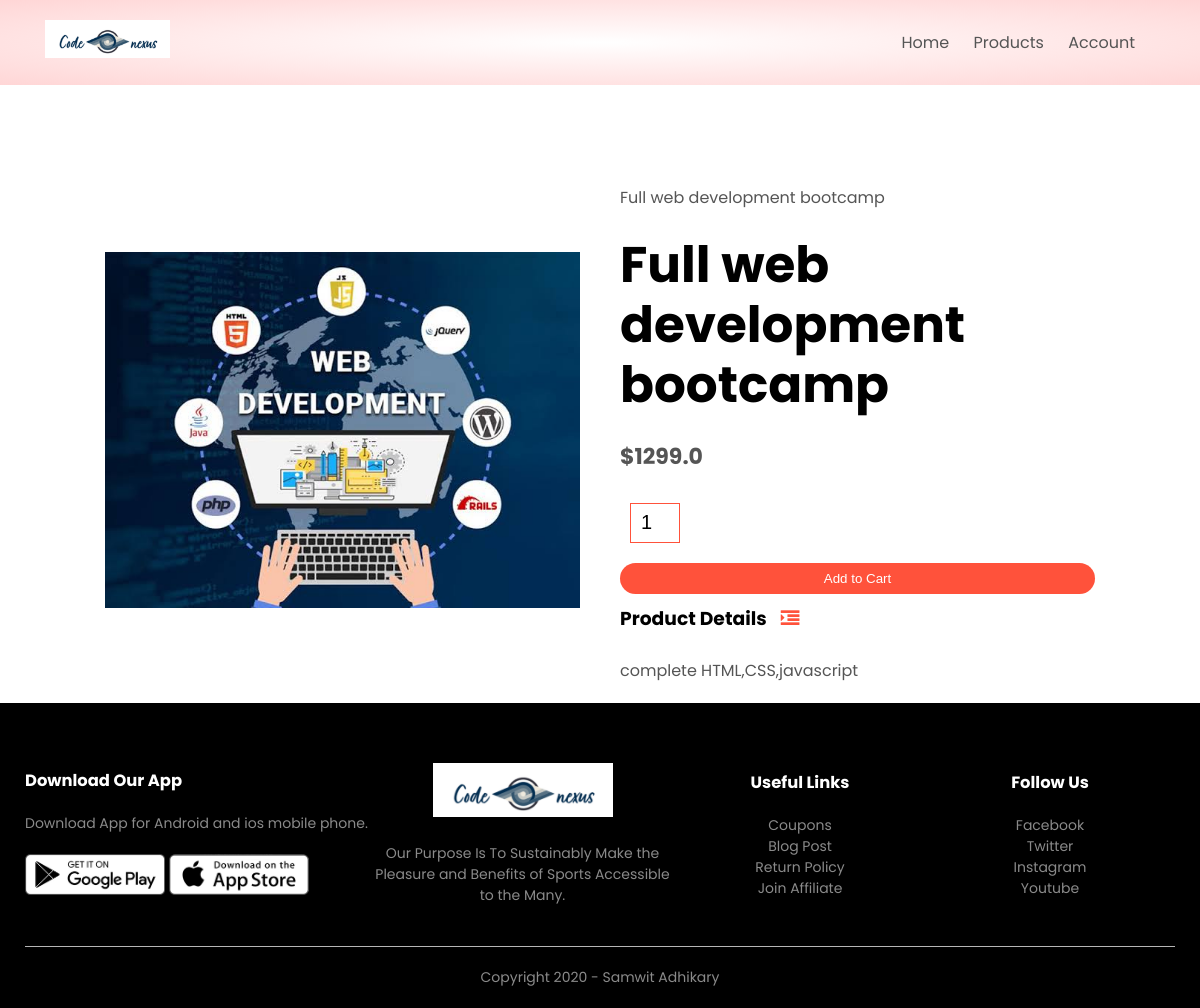
The page /product_details/5 on the database its author committed.
### products/models.py (models this page shows, shortened)
class Product(models.Model):
    LIVE=1
    DELETE=0
    DELETE_CHOICES=((LIVE,'Live'),(DELETE,'Delete'))
    title=models.CharField(max_length=200)
    price=models.FloatField()
    description=models.TextField()
    image=models.ImageField(upload_to='media/')
    priority=models.IntegerField(default=0)
    delete_status=models.IntegerField(choices=DELETE_CHOICES,default=LIVE)
    created_at=models.DateTimeField(auto_now_add=True)
    updated_at=models.DateTimeField(auto_now_add=True)

### products/views.py (the view)
# urls.py: path('product_details/<pk>', views.detail_product,name='detail_product'),
def detail_product(request,pk):
    product=Product.objects.get(pk=pk)
    context={'product':product}
    return render(request,'product_detail.html',context)

### templates/product_detail.html
{% extends 'blank_layout.html' %}
{% block content %}
{% include 'product_description.html' %}
{% endblock content %}

### templates/product_description.html (shortened to what this page needs)
{% load static %}
<div class="small-container single-product">
    <div class="row">
        <div class="col-2">
            <img src="{{ product.image.url }}" width="100%" id="ProductImg">
        </div>
        <div class="col-2">
            <p>{{ product.title }}</p>
            <h1>{{ product.title }}</h1>
            <h4>${{ product.price }}</h4>
            <form method="post" action="{% url 'add_to_cart' %}" enctype="multipart/form-data"?>
            <input type="number" name="quantity" value="1">
            <button type="submit" class="btn">Add to Cart</button>
            </form>
            <h3>Product Details <i class="fa fa-indent"></i></h3>
            <br>
            <p>{{ product.description }}</p>
        </div>
    </div>
</div>

### static/css/style.css (style rules this page uses)
* { margin: 0; padding: 0; box-sizing: border-box; }
body { font-family: 'Poppins', sans-serif; }
p { color: #555; }
.row { display: flex; align-items: center; flex-wrap: wrap; justify-content: space-around; }
.col-2 { flex-basis: 50%; min-width: 300px; }
.col-2 img { max-width: 100%; padding: 50px 0; }
.col-2 h1 { font-size: 50px; line-height: 60px; margin: 25px 0; }
.btn { display: inline-block; background: #ff523b; color: white; padding: 8px 30px; margin: 30px 0; border-radius: 30px; transition: background 0.5s; }
.small-container { max-width: 1080px; margin: auto; padding-left: 25px; padding-right: 25px; }
h4 { color: #555; font-weight: normal; }
.single-product { margin-top: 80px; }
.single-product .col-2 img { padding: 0; }
.single-product .col-2 { padding: 20px; }
.single-product h4 { margin: 20px 0; font-size: 22px; font-weight: bold; }
.single-product input { width: 50px; height: 40px; padding-left: 10px; font-size: 20px; margin-left: 10px; border: 1px solid #ff523b; margin-right: 10px; }
.single-product .fa { color: #ff523b; margin-left: 10px; }
form input { width: 100%; height: 30px; margin: 10px 0; padding: 0 10px; border: 1px solid #ccc; }
form .btn { width: 100%; border: none; cursor: pointer; margin: 10px 0; }

### rows shown on the page
Product: image (picture), title "Full web development bootcamp", price "1299.0", description "complete HTML,CSS,javascript"
